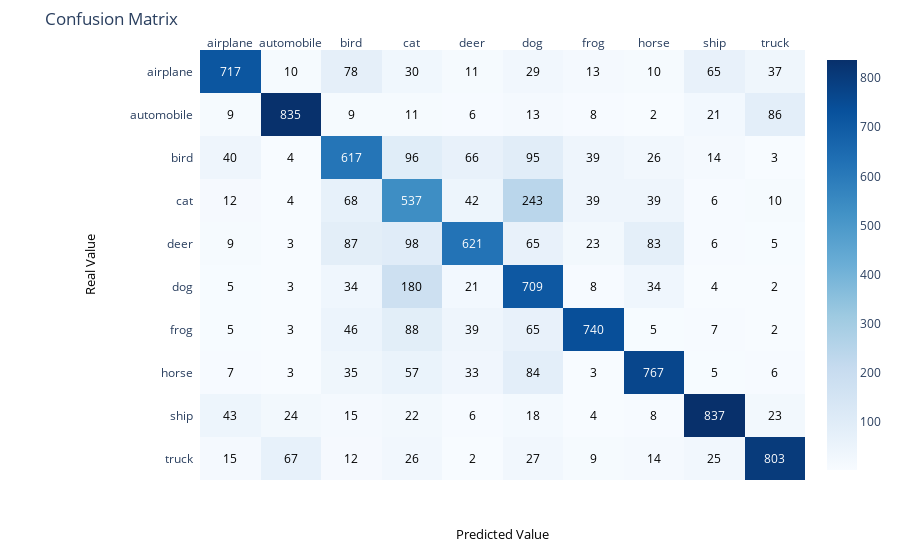

Write notebook code for a chart like this one.
### Code cell
cm_plot(cm, labels)

### Figure 1 — Plotly figure (JSON) as saved in the notebook; plotly's stock layout.template omitted (floating-point values rounded to 4 significant figures)
{"data": [{"colorscale": [[0, "rgb(247,251,255)"], [0.125, "rgb(222,235,247)"], [0.25, "rgb(198,219,239)"], [0.375, "rgb(158,202,225)"], [0.5, "rgb(107,174,214)"], [0.625, "rgb(66,146,198)"], [0.75, "rgb(33,113,181)"], [0.875, "rgb(8,81,156)"], [1, "rgb(8,48,107)"]], "reversescale": false, "showscale": true, "type": "heatmap", "x": ["airplane", "automobile", "bird", "cat", "deer", "dog", "frog", "horse", "ship", "truck"], "y": ["airplane", "automobile", "bird", "cat", "deer", "dog", "frog", "horse", "ship", "truck"], "z": [[717, 10, 78, 30, 11, 29, 13, 10, 65, 37], [9, 835, 9, 11, 6, 13, 8, 2, 21, 86], [40, 4, 617, 96, 66, 95, 39, 26, 14, 3], [12, 4, 68, 537, 42, 243, 39, 39, 6, 10], [9, 3, 87, 98, 621, 65, 23, 83, 6, 5], [5, 3, 34, 180, 21, 709, 8, 34, 4, 2], [5, 3, 46, 88, 39, 65, 740, 5, 7, 2], [7, 3, 35, 57, 33, 84, 3, 767, 5, 6], [43, 24, 15, 22, 6, 18, 4, 8, 837, 23], [15, 67, 12, 26, 2, 27, 9, 14, 25, 803]]}], "layout": {"annotations": [{"font": {"color": "#FFFFFF"}, "showarrow": false, "text": "717", "x": "airplane", "xref": "x", "y": "airplane", "yref": "y"}, {"font": {"color": "#000000"}, "showarrow": false, "text": "10", "x": "automobile", "xref": "x", "y": "airplane", "yref": "y"}, {"font": {"color": "#000000"}, "showarrow": false, "text": "78", "x": "bird", "xref": "x", "y": "airplane", "yref": "y"}, {"font": {"color": "#000000"}, "showarrow": false, "text": "30", "x": "cat", "xref": "x", "y": "airplane", "yref": "y"}, {"font": {"color": "#000000"}, "showarrow": false, "text": "11", "x": "deer", "xref": "x", "y": "airplane", "yref": "y"}, {"font": {"color": "#000000"}, "showarrow": false, "text": "29", "x": "dog", "xref": "x", "y": "airplane", "yref": "y"}, {"font": {"color": "#000000"}, "showarrow": false, "text": "13", "x": "frog", "xref": "x", "y": "airplane", "yref": "y"}, {"font": {"color": "#000000"}, "showarrow": false, "text": "10", "x": "horse", "xref": "x", "y": "airplane", "yref": "y"}, {"font": {"color": "#000000"}, "showarrow": false, "text": "65", "x": "ship", "xref": "x", "y": "airplane", "yref": "y"}, {"font": {"color": "#000000"}, "showarrow": false, "text": "37", "x": "truck", "xref": "x", "y": "airplane", "yref": "y"}, {"font": {"color": "#000000"}, "showarrow": false, "text": "9", "x": "airplane", "xref": "x", "y": "automobile", "yref": "y"}, {"font": {"color": "#FFFFFF"}, "showarrow": false, "text": "835", "x": "automobile", "xref": "x", "y": "automobile", "yref": "y"}, {"font": {"color": "#000000"}, "showarrow": false, "text": "9", "x": "bird", "xref": "x", "y": "automobile", "yref": "y"}, {"font": {"color": "#000000"}, "showarrow": false, "text": "11", "x": "cat", "xref": "x", "y": "automobile", "yref": "y"}, {"font": {"color": "#000000"}, "showarrow": false, "text": "6", "x": "deer", "xref": "x", "y": "automobile", "yref": "y"}, {"font": {"color": "#000000"}, "showarrow": false, "text": "13", "x": "dog", "xref": "x", "y": "automobile", "yref": "y"}, {"font": {"color": "#000000"}, "showarrow": false, "text": "8", "x": "frog", "xref": "x", "y": "automobile", "yref": "y"}, {"font": {"color": "#000000"}, "showarrow": false, "text": "2", "x": "horse", "xref": "x", "y": "automobile", "yref": "y"}, {"font": {"color": "#000000"}, "showarrow": false, "text": "21", "x": "ship", "xref": "x", "y": "automobile", "yref": "y"}, {"font": {"color": "#000000"}, "showarrow": false, "text": "86", "x": "truck", "xref": "x", "y": "automobile", "yref": "y"}, {"font": {"color": "#000000"}, "showarrow": false, "text": "40", "x": "airplane", "xref": "x", "y": "bird", "yref": "y"}, {"font": {"color": "#000000"}, "showarrow": false, "text": "4", "x": "automobile", "xref": "x", "y": "bird", "yref": "y"}, {"font": {"color": "#FFFFFF"}, "showarrow": false, "text": "617", "x": "bird", "xref": "x", "y": "bird", "yref": "y"}, {"font": {"color": "#000000"}, "showarrow": false, "text": "96", "x": "cat", "xref": "x", "y": "bird", "yref": "y"}, {"font": {"color": "#000000"}, "showarrow": false, "text": "66", "x": "deer", "xref": "x", "y": "bird", "yref": "y"}, {"font": {"color": "#000000"}, "showarrow": false, "text": "95", "x": "dog", "xref": "x", "y": "bird", "yref": "y"}, {"font": {"color": "#000000"}, "showarrow": false, "text": "39", "x": "frog", "xref": "x", "y": "bird", "yref": "y"}, {"font": {"color": "#000000"}, "showarrow": false, "text": "26", "x": "horse", "xref": "x", "y": "bird", "yref": "y"}, {"font": {"color": "#000000"}, "showarrow": false, "text": "14", "x": "ship", "xref": "x", "y": "bird", "yref": "y"}, {"font": {"color": "#000000"}, "showarrow": false, "text": "3", "x": "truck", "xref": "x", "y": "bird", "yref": "y"}, {"font": {"color": "#000000"}, "showarrow": false, "text": "12", "x": "airplane", "xref": "x", "y": "cat", "yref": "y"}, {"font": {"color": "#000000"}, "showarrow": false, "text": "4", "x": "automobile", "xref": "x", "y": "cat", "yref": "y"}, {"font": {"color": "#000000"}, "showarrow": false, "text": "68", "x": "bird", "xref": "x", "y": "cat", "yref": "y"}, {"font": {"color": "#FFFFFF"}, "showarrow": false, "text": "537", "x": "cat", "xref": "x", "y": "cat", "yref": "y"}, {"font": {"color": "#000000"}, "showarrow": false, "text": "42", "x": "deer", "xref": "x", "y": "cat", "yref": "y"}, {"font": {"color": "#000000"}, "showarrow": false, "text": "243", "x": "dog", "xref": "x", "y": "cat", "yref": "y"}, {"font": {"color": "#000000"}, "showarrow": false, "text": "39", "x": "frog", "xref": "x", "y": "cat", "yref": "y"}, {"font": {"color": "#000000"}, "showarrow": false, "text": "39", "x": "horse", "xref": "x", "y": "cat", "yref": "y"}, {"font": {"color": "#000000"}, "showarrow": false, "text": "6", "x": "ship", "xref": "x", "y": "cat", "yref": "y"}, {"font": {"color": "#000000"}, "showarrow": false, "text": "10", "x": "truck", "xref": "x", "y": "cat", "yref": "y"}, {"font": {"color": "#000000"}, "showarrow": false, "text": "9", "x": "airplane", "xref": "x", "y": "deer", "yref": "y"}, {"font": {"color": "#000000"}, "showarrow": false, "text": "3", "x": "automobile", "xref": "x", "y": "deer", "yref": "y"}, {"font": {"color": "#000000"}, "showarrow": false, "text": "87", "x": "bird", "xref": "x", "y": "deer", "yref": "y"}, {"font": {"color": "#000000"}, "showarrow": false, "text": "98", "x": "cat", "xref": "x", "y": "deer", "yref": "y"}, {"font": {"color": "#FFFFFF"}, "showarrow": false, "text": "621", "x": "deer", "xref": "x", "y": "deer", "yref": "y"}, {"font": {"color": "#000000"}, "showarrow": false, "text": "65", "x": "dog", "xref": "x", "y": "deer", "yref": "y"}, {"font": {"color": "#000000"}, "showarrow": false, "text": "23", "x": "frog", "xref": "x", "y": "deer", "yref": "y"}, {"font": {"color": "#000000"}, "showarrow": false, "text": "83", "x": "horse", "xref": "x", "y": "deer", "yref": "y"}, {"font": {"color": "#000000"}, "showarrow": false, "text": "6", "x": "ship", "xref": "x", "y": "deer", "yref": "y"}, {"font": {"color": "#000000"}, "showarrow": false, "text": "5", "x": "truck", "xref": "x", "y": "deer", "yref": "y"}, {"font": {"color": "#000000"}, "showarrow": false, "text": "5", "x": "airplane", "xref": "x", "y": "dog", "yref": "y"}, {"font": {"color": "#000000"}, "showarrow": false, "text": "3", "x": "automobile", "xref": "x", "y": "dog", "yref": "y"}, {"font": {"color": "#000000"}, "showarrow": false, "text": "34", "x": "bird", "xref": "x", "y": "dog", "yref": "y"}, {"font": {"color": "#000000"}, "showarrow": false, "text": "180", "x": "cat", "xref": "x", "y": "dog", "yref": "y"}, {"font": {"color": "#000000"}, "showarrow": false, "text": "21", "x": "deer", "xref": "x", "y": "dog", "yref": "y"}, {"font": {"color": "#FFFFFF"}, "showarrow": false, "text": "709", "x": "dog", "xref": "x", "y": "dog", "yref": "y"}, {"font": {"color": "#000000"}, "showarrow": false, "text": "8", "x": "frog", "xref": "x", "y": "dog", "yref": "y"}, {"font": {"color": "#000000"}, "showarrow": false, "text": "34", "x": "horse", "xref": "x", "y": "dog", "yref": "y"}, {"font": {"color": "#000000"}, "showarrow": false, "text": "4", "x": "ship", "xref": "x", "y": "dog", "yref": "y"}, {"font": {"color": "#000000"}, "showarrow": false, "text": "2", "x": "truck", "xref": "x", "y": "dog", "yref": "y"}, {"font": {"color": "#000000"}, "showarrow": false, "text": "5", "x": "airplane", "xref": "x", "y": "frog", "yref": "y"}, {"font": {"color": "#000000"}, "showarrow": false, "text": "3", "x": "automobile", "xref": "x", "y": "frog", "yref": "y"}, {"font": {"color": "#000000"}, "showarrow": false, "text": "46", "x": "bird", "xref": "x", "y": "frog", "yref": "y"}, {"font": {"color": "#000000"}, "showarrow": false, "text": "88", "x": "cat", "xref": "x", "y": "frog", "yref": "y"}, {"font": {"color": "#000000"}, "showarrow": false, "text": "39", "x": "deer", "xref": "x", "y": "frog", "yref": "y"}, {"font": {"color": "#000000"}, "showarrow": false, "text": "65", "x": "dog", "xref": "x", "y": "frog", "yref": "y"}, {"font": {"color": "#FFFFFF"}, "showarrow": false, "text": "740", "x": "frog", "xref": "x", "y": "frog", "yref": "y"}, {"font": {"color": "#000000"}, "showarrow": false, "text": "5", "x": "horse", "xref": "x", "y": "frog", "yref": "y"}, {"font": {"color": "#000000"}, "showarrow": false, "text": "7", "x": "ship", "xref": "x", "y": "frog", "yref": "y"}, {"font": {"color": "#000000"}, "showarrow": false, "text": "2", "x": "truck", "xref": "x", "y": "frog", "yref": "y"}, {"font": {"color": "#000000"}, "showarrow": false, "text": "7", "x": "airplane", "xref": "x", "y": "horse", "yref": "y"}, {"font": {"color": "#000000"}, "showarrow": false, "text": "3", "x": "automobile", "xref": "x", "y": "horse", "yref": "y"}, {"font": {"color": "#000000"}, "showarrow": false, "text": "35", "x": "bird", "xref": "x", "y": "horse", "yref": "y"}, {"font": {"color": "#000000"}, "showarrow": false, "text": "57", "x": "cat", "xref": "x", "y": "horse", "yref": "y"}, {"font": {"color": "#000000"}, "showarrow": false, "text": "33", "x": "deer", "xref": "x", "y": "horse", "yref": "y"}, {"font": {"color": "#000000"}, "showarrow": false, "text": "84", "x": "dog", "xref": "x", "y": "horse", "yref": "y"}, {"font": {"color": "#000000"}, "showarrow": false, "text": "3", "x": "frog", "xref": "x", "y": "horse", "yref": "y"}, {"font": {"color": "#FFFFFF"}, "showarrow": false, "text": "767", "x": "horse", "xref": "x", "y": "horse", "yref": "y"}, {"font": {"color": "#000000"}, "showarrow": false, "text": "5", "x": "ship", "xref": "x", "y": "horse", "yref": "y"}, {"font": {"color": "#000000"}, "showarrow": false, "text": "6", "x": "truck", "xref": "x", "y": "horse", "yref": "y"}, {"font": {"color": "#000000"}, "showarrow": false, "text": "43", "x": "airplane", "xref": "x", "y": "ship", "yref": "y"}, {"font": {"color": "#000000"}, "showarrow": false, "text": "24", "x": "automobile", "xref": "x", "y": "ship", "yref": "y"}, {"font": {"color": "#000000"}, "showarrow": false, "text": "15", "x": "bird", "xref": "x", "y": "ship", "yref": "y"}, {"font": {"color": "#000000"}, "showarrow": false, "text": "22", "x": "cat", "xref": "x", "y": "ship", "yref": "y"}, {"font": {"color": "#000000"}, "showarrow": false, "text": "6", "x": "deer", "xref": "x", "y": "ship", "yref": "y"}, {"font": {"color": "#000000"}, "showarrow": false, "text": "18", "x": "dog", "xref": "x", "y": "ship", "yref": "y"}, {"font": {"color": "#000000"}, "showarrow": false, "text": "4", "x": "frog", "xref": "x", "y": "ship", "yref": "y"}, {"font": {"color": "#000000"}, "showarrow": false, "text": "8", "x": "horse", "xref": "x", "y": "ship", "yref": "y"}, {"font": {"color": "#FFFFFF"}, "showarrow": false, "text": "837", "x": "ship", "xref": "x", "y": "ship", "yref": "y"}, {"font": {"color": "#000000"}, "showarrow": false, "text": "23", "x": "truck", "xref": "x", "y": "ship", "yref": "y"}, {"font": {"color": "#000000"}, "showarrow": false, "text": "15", "x": "airplane", "xref": "x", "y": "truck", "yref": "y"}, {"font": {"color": "#000000"}, "showarrow": false, "text": "67", "x": "automobile", "xref": "x", "y": "truck", "yref": "y"}, {"font": {"color": "#000000"}, "showarrow": false, "text": "12", "x": "bird", "xref": "x", "y": "truck", "yref": "y"}, {"font": {"color": "#000000"}, "showarrow": false, "text": "26", "x": "cat", "xref": "x", "y": "truck", "yref": "y"}, {"font": {"color": "#000000"}, "showarrow": false, "text": "2", "x": "deer", "xref": "x", "y": "truck", "yref": "y"}, {"font": {"color": "#000000"}, "showarrow": false, "text": "27", "x": "dog", "xref": "x", "y": "truck", "yref": "y"}, {"font": {"color": "#000000"}, "showarrow": false, "text": "9", "x": "frog", "xref": "x", "y": "truck", "yref": "y"}, {"font": {"color": "#000000"}, "showarrow": false, "text": "14", "x": "horse", "xref": "x", "y": "truck", "yref": "y"}, {"font": {"color": "#000000"}, "showarrow": false, "text": "25", "x": "ship", "xref": "x", "y": "truck", "yref": "y"}, {"font": {"color": "#FFFFFF"}, "showarrow": false, "text": "803", "x": "truck", "xref": "x", "y": "truck", "yref": "y"}, {"font": {"color": "black", "size": 13}, "showarrow": false, "text": "Predicted Value", "x": 0.5, "xref": "paper", "y": -0.15, "yref": "paper"}, {"font": {"color": "black", "size": 13}, "showarrow": false, "text": "Real Value", "textangle": -90, "x": -0.2, "xref": "paper", "y": 0.5, "yref": "paper"}], "margin": {"l": 200, "t": 50}, "title": {"text": "Confusion Matrix"}, "xaxis": {"dtick": 1, "gridcolor": "rgb(0, 0, 0)", "side": "top", "ticks": ""}, "yaxis": {"autorange": "reversed", "dtick": 1, "ticks": "", "ticksuffix": "  "}}}
